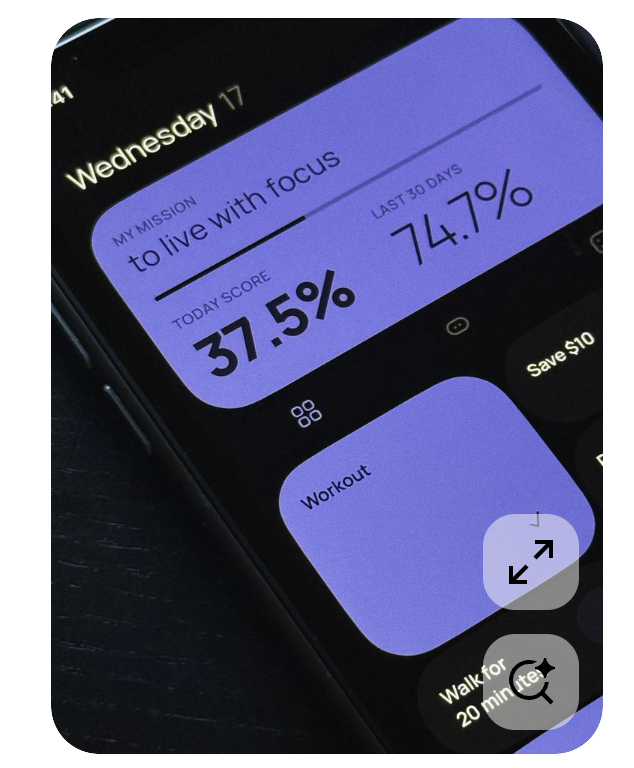
#> input picture reports/acceptance/artifacts/20260324-003356/0-image-1.png, 634 x 768 px
$ python estimate_screen_quad.py ../reports/acceptance/artifacts/20260324-003356/0-image-1.png 1.0 1.0 ../reports/acceptance/artifacts/20260324-003356/1-iphone-17-1.png
#> lines starting #> are read from the running program, lines starting #| are printed output that depends on the picture
#!/usr/bin/env python3
import json
import sys
from colorsys import rgb_to_hsv
from math import atan2, cos, pi, radians, sin
from pathlib import Path

from PIL import Image, ImageDraw, ImageFilter


def clamp(value, low, high):
    return max(low, min(high, value))


def normalize_line_angle(angle_degrees):
    normalized = ((angle_degrees + 90.0) % 180.0) - 90.0
    if normalized >= 90.0:
        normalized -= 180.0
    return normalized


def estimate_content_rotation(image):
    grayscale = image.convert("L").filter(ImageFilter.GaussianBlur(1.2))
    width, height = grayscale.size
    pixels = grayscale.load()
    histogram = [0.0] * 180

    for y in range(2, height - 2):
        for x in range(2, width - 2):
            gx = float(pixels[x + 1, y]) - float(pixels[x - 1, y])
            gy = float(pixels[x, y + 1]) - float(pixels[x, y - 1])
            magnitude = abs(gx) + abs(gy)
            if magnitude < 80:
                continue
            gradient_angle = (atan2(gy, gx) * 180.0 / pi + 180.0) % 180.0
            histogram[int(gradient_angle)] += magnitude

    candidates = []
    for gradient_index, score in enumerate(histogram):
        if score <= 0:
            continue
        line_angle = normalize_line_angle(gradient_index - 90.0)
        # Ignore outer crop edges that dominate near 0/90 degrees.
        if abs(line_angle) < 8 or abs(abs(line_angle) - 90.0) < 8:
            continue
        # Prefer the "horizontal" screen axis rather than the vertical one.
        if abs(line_angle) > 60:
            continue
        candidates.append((score, line_angle))

    if not candidates:
        return 0.0

    candidates.sort(reverse=True)
    return float(candidates[0][1])


def build_nonwhite_integral(rotated):
    width, height = rotated.size
    pixels = rotated.convert("RGB").load()
    integral = [[0] * (width + 1) for _ in range(height + 1)]

    for y in range(height):
        row_sum = 0
        for x in range(width):
            r, g, b = pixels[x, y]
            filled = 1 if (r < 245 or g < 245 or b < 245) else 0
            row_sum += filled
            integral[y + 1][x + 1] = integral[y][x + 1] + row_sum

    return integral


def build_active_content_integral(rotated):
    width, height = rotated.size
    pixels = rotated.convert("RGBA").load()
    integral = [[0] * (width + 1) for _ in range(height + 1)]
    border_x = max(6, int(width * 0.02))
    border_y = max(6, int(height * 0.02))

    for y in range(height):
        row_sum = 0
        for x in range(width):
            r, g, b, a = pixels[x, y]
            if x < border_x or y < border_y or x >= width - border_x or y >= height - border_y:
                active = 0
            elif a <= 8:
                active = 0
            else:
                _, s, v = rgb_to_hsv(r / 255.0, g / 255.0, b / 255.0)
                luminance = 0.299 * r + 0.587 * g + 0.114 * b
                active = 1 if (
                    (s >= 0.2 and v >= 0.24)  # colored cards / accents
                    or (luminance >= 214 and not (luminance >= 245 and s <= 0.06))  # white text / icons
                ) else 0
            row_sum += active
            integral[y + 1][x + 1] = integral[y][x + 1] + row_sum

    return integral


def area_sum(integral, x0, y0, x1, y1):
    return integral[y1][x1] - integral[y0][x1] - integral[y1][x0] + integral[y0][x0]


def expand_box_to_aspect(x0, y0, x1, y1, target_width, target_height, image_width, image_height):
    target_ratio = float(target_width) / float(target_height)
    width = max(1.0, float(x1 - x0))
    height = max(1.0, float(y1 - y0))
    center_x = (x0 + x1) * 0.5
    center_y = (y0 + y1) * 0.5

    if (width / height) < target_ratio:
        width = height * target_ratio
    else:
        height = width / target_ratio

    x0 = center_x - (width * 0.5)
    x1 = center_x + (width * 0.5)
    y0 = center_y - (height * 0.5)
    y1 = center_y + (height * 0.5)

    if x0 < 0:
        x1 -= x0
        x0 = 0
    if x1 > image_width:
        x0 -= (x1 - image_width)
        x1 = image_width
    if y0 < 0:
        y1 -= y0
        y0 = 0
    if y1 > image_height:
        y0 -= (y1 - image_height)
        y1 = image_height

    x0 = clamp(x0, 0.0, float(image_width))
    x1 = clamp(x1, 0.0, float(image_width))
    y0 = clamp(y0, 0.0, float(image_height))
    y1 = clamp(y1, 0.0, float(image_height))

    return {
        "x0": int(round(x0)),
        "y0": int(round(y0)),
        "x1": int(round(x1)),
        "y1": int(round(y1)),
        "width": int(round(max(1.0, x1 - x0))),
        "height": int(round(max(1.0, y1 - y0))),
    }


def find_content_driven_box(rotated, target_width, target_height):
    width, height = rotated.size
    integral = build_active_content_integral(rotated)
    total_active = area_sum(integral, 0, 0, width, height)
    if total_active <= 0:
        return None

    threshold = max(12, int(min(width, height) * 0.012))
    min_x = width
    min_y = height
    max_x = 0
    max_y = 0

    for y in range(height):
        row_active = area_sum(integral, 0, y, width, y + 1)
        if row_active < threshold:
            continue
        min_y = min(min_y, y)
        max_y = max(max_y, y + 1)

    for x in range(width):
        col_active = area_sum(integral, x, 0, x + 1, height)
        if col_active < threshold:
            continue
        min_x = min(min_x, x)
        max_x = max(max_x, x + 1)

    if min_x >= max_x or min_y >= max_y:
        return None

    box_width = max_x - min_x
    box_height = max_y - min_y
    pad_left = max(14, int(box_width * 0.08))
    pad_right = max(18, int(box_width * 0.14))
    pad_top = max(14, int(box_height * 0.05))
    pad_bottom = max(20, int(box_height * 0.08))

    expanded = expand_box_to_aspect(
        min_x - pad_left,
        min_y - pad_top,
        max_x + pad_right,
        max_y + pad_bottom,
        target_width,
        target_height,
        width,
        height,
    )
    active = area_sum(integral, expanded["x0"], expanded["y0"], expanded["x1"], expanded["y1"])
    expanded_area = max(1, expanded["width"] * expanded["height"])
    expanded["density"] = active / float(expanded_area)
    expanded["score"] = (active / float(total_active)) * 0.75 + expanded["density"] * 0.25
    return expanded


def find_best_rotated_box(rotated, target_width, target_height):
    width, height = rotated.size
    ratio = float(target_width) / float(target_height)
    integral = build_nonwhite_integral(rotated)
    best = None

    min_height = max(180, int(height * 0.35))
    max_height = max(min_height, int(height * 0.92))

    for box_height in range(min_height, max_height + 1, 10):
        box_width = int(round(box_height * ratio))
        if box_width < 80 or box_width >= width:
            continue
        x_step = max(4, box_width // 24)
        y_step = max(4, box_height // 24)
        for y0 in range(0, height - box_height + 1, y_step):
            y1 = y0 + box_height
            for x0 in range(0, width - box_width + 1, x_step):
                x1 = x0 + box_width
                filled = area_sum(integral, x0, y0, x1, y1)
                density = filled / float(box_width * box_height)
                area_score = (box_width * box_height) / float(width * height)
                center_bias = 1.0 - (abs(((x0 + x1) * 0.5) - (width * 0.5)) / max(1.0, width * 0.5)) * 0.22
                score = (density * 0.8 + area_score * 0.2) * center_bias
                if best is None or score > best["score"]:
                    best = {
                        "score": score,
                        "density": density,
                        "x0": x0,
                        "y0": y0,
                        "x1": x1,
                        "y1": y1,
                        "width": box_width,
                        "height": box_height,
                    }

    if not best:
        raise ValueError("unable to estimate rotated screen box")

    return best


def map_rotated_point_to_original(point, original_size, rotated_size, angle_degrees):
    original_width, original_height = original_size
    rotated_width, rotated_height = rotated_size
    original_center_x = original_width / 2.0
    original_center_y = original_height / 2.0
    rotated_center_x = rotated_width / 2.0
    rotated_center_y = rotated_height / 2.0
    angle = radians(angle_degrees)
    cosine = cos(angle)
    sine = sin(angle)

    dx = point[0] - rotated_center_x
    dy = point[1] - rotated_center_y
    x = cosine * dx - sine * dy + original_center_x
    y = sine * dx + cosine * dy + original_center_y
    return {
        "x": round(clamp(x, 0.0, float(original_width)), 3),
        "y": round(clamp(y, 0.0, float(original_height)), 3),
    }


def write_debug_images(original, rotated, rotated_box, source_quad, debug_prefix):
    original_overlay = original.convert("RGBA")
    original_draw = ImageDraw.Draw(original_overlay)
    quad_points = [(point["x"], point["y"]) for point in source_quad]
    original_draw.line(quad_points + [quad_points[0]], fill=(255, 64, 64, 255), width=5)
    for index, point in enumerate(quad_points, start=1):
        x, y = point
        original_draw.ellipse((x - 6, y - 6, x + 6, y + 6), fill=(255, 255, 0, 255))
        original_draw.text((x + 8, y + 8), f"P{index}", fill=(255, 255, 0, 255))
    original_path = Path(f"{debug_prefix}-quad.png")
    original_overlay.save(original_path, format="PNG")

    rotated_overlay = rotated.convert("RGBA")
    rotated_draw = ImageDraw.Draw(rotated_overlay)
    rotated_draw.rectangle(
        (rotated_box["x0"], rotated_box["y0"], rotated_box["x1"], rotated_box["y1"]),
        outline=(255, 64, 64, 255),
        width=5,
    )
    rotated_path = Path(f"{debug_prefix}-rotated-box.png")
    rotated_overlay.save(rotated_path, format="PNG")

    return {
        "originalOverlayPath": str(original_path),
        "rotatedOverlayPath": str(rotated_path),
    }


def main():
    if len(sys.argv) < 4:
        raise SystemExit(
            "usage: estimate_screen_quad.py <input-image> <target-width> <target-height> [debug-prefix]"
        )

    input_path = Path(sys.argv[1])
    target_width = max(1, int(float(sys.argv[2])))
    target_height = max(1, int(float(sys.argv[3])))
    debug_prefix = sys.argv[4] if len(sys.argv) > 4 else None

    original = Image.open(input_path).convert("RGBA")
#> original is the input picture: PIL image 634x768 RGBA; mean R, G, B, A 94.6, 95.6, 129.9, 255
    rotation = estimate_content_rotation(original)
#> in estimate_content_rotation, `grayscale = image.convert("L").filter(ImageFilter.GaussianBlur(1.2))`:
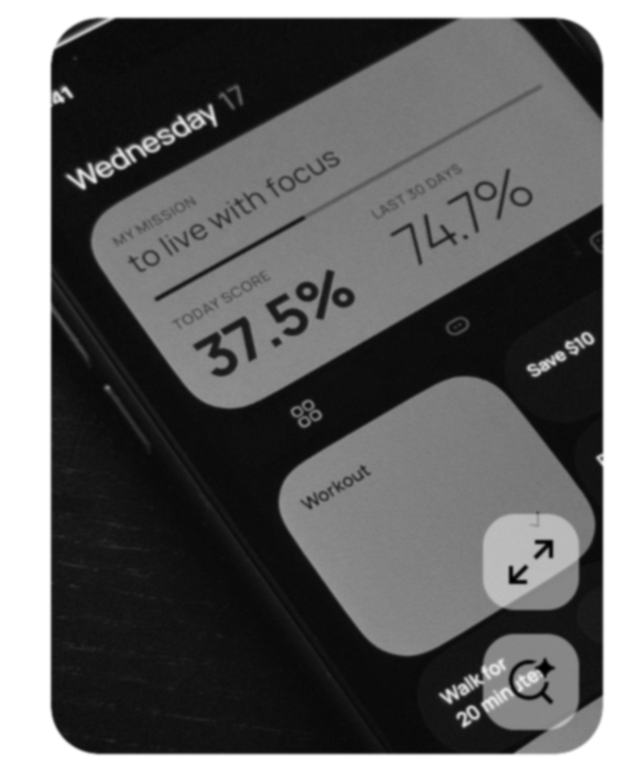
#> grayscale: PIL image 634x768 L; min 0, max 255, mean 99.2
#> after the loop in estimate_content_rotation, `for y in range(2, height - 2):`: histogram = 180 values, max 234244 at index 0, min 1291 at index 84, mean 8610
#> the loop in estimate_content_rotation, `for gradient_index, score in enumerate(histogram):` made 180 passes
#> score on passes 1 to 3: 234244, 10278, 5094
#> after the loop in estimate_content_rotation, `for gradient_index, score in enumerate(histogram):`: candidates = 106 pairs, first value 1782 to 42245, second value -60 to 60
#> rotation = -31
    rotated = original.rotate(
        rotation,
        resample=Image.Resampling.BICUBIC,
        expand=True,
        fillcolor=(255, 255, 255, 255),
    )
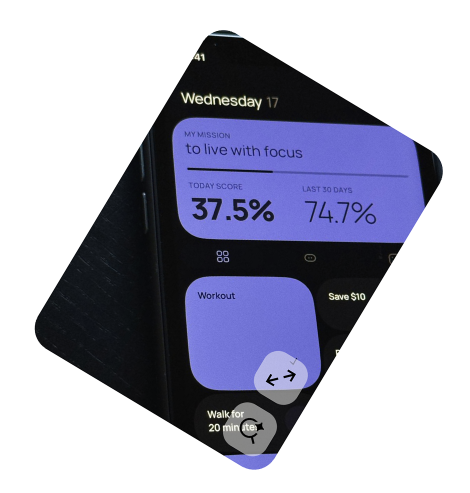
#> rotated: PIL image 940x986 RGBA (shown at 1/2 size); mean R, G, B, A 170.5, 171, 189, 255
    content_box = find_content_driven_box(rotated, target_width, target_height)
#> after the loop in build_active_content_integral, `for y in range(height):`: integral = 987 items
#> in find_content_driven_box, `total_active = area_sum(integral, 0, 0, width, height)`: total_active = 172692
#> content_box = {'x0': 0, 'y0': 1, 'x1': 940, 'y1': 986, 'width': 940, 'height': 985, 'density': 0.187, 'score': 0.797}
    dense_box = find_best_rotated_box(rotated, target_width, target_height)
#> after the loop in build_nonwhite_integral, `for y in range(height):`: integral = 987 items
#> the loop in find_best_rotated_box, `for box_height in range(min_height, max_height + 1, 10):` made 57 passes
#> (box_width, x_step) on passes 2 to 9: (355, 14), (365, 15), (375, 15), (385, 16), (395, 16), (405, 16), (415, 17), (425, 17)
#> after the loop in find_best_rotated_box, `for box_height in range(min_height, max_height + 1, 10):`: best = {'score': 0.836, 'density': 0.994, 'x0': 252, 'y0': 288, 'x1': 687, 'y1': 723, 'width': 435, 'height': 435}
#> dense_box has the same summary as best in find_best_rotated_box
    rotated_box = content_box if content_box else dense_box
#> rotated_box has the same summary as content_box
    rotated_points = [
        (rotated_box["x0"], rotated_box["y0"]),
        (rotated_box["x1"], rotated_box["y0"]),
        (rotated_box["x1"], rotated_box["y1"]),
        (rotated_box["x0"], rotated_box["y1"]),
    ]
#> rotated_points = [(0, 1), (940, 1), (940, 986), (0, 986)]
    source_quad = [
        map_rotated_point_to_original(point, original.size, rotated.size, rotation)
        for point in rotated_points
    ]
#> in map_rotated_point_to_original, `angle = radians(angle_degrees)`: angle = -0.541
#> in map_rotated_point_to_original, `cosine = cos(angle)`: cosine = 0.857
#> in map_rotated_point_to_original, `sine = sin(angle)`: sine = -0.515
#> in map_rotated_point_to_original, `x = cosine * dx - sine * dy + original_center_x`: x = -339.3
#> in map_rotated_point_to_original, `y = sine * dx + cosine * dy + original_center_y`: y = 204.3
#> source_quad = 4 items

    payload = {
        "rotationDegrees": round(rotation, 3),
        "rotatedBox": {
            "x": rotated_box["x0"],
            "y": rotated_box["y0"],
            "width": rotated_box["width"],
            "height": rotated_box["height"],
            "density": round(rotated_box["density"], 4),
        },
        "source": "content-driven" if content_box else "density-search",
        "sourceQuadPixels": source_quad,
    }

    if debug_prefix:
        payload["debug"] = write_debug_images(original, rotated, rotated_box, source_quad, debug_prefix)
#> in write_debug_images, `quad_points = [(point["x"], point["y"]) for point in source_quad]`: quad_points = [(0, 204.3), (466.5, 0), (634, 564.5), (168, 768)]
#> the loop in write_debug_images, `for index, point in enumerate(quad_points, start=1):` made 4 passes
#> in write_debug_images, `original_overlay.save(original_path, format="PNG")`:
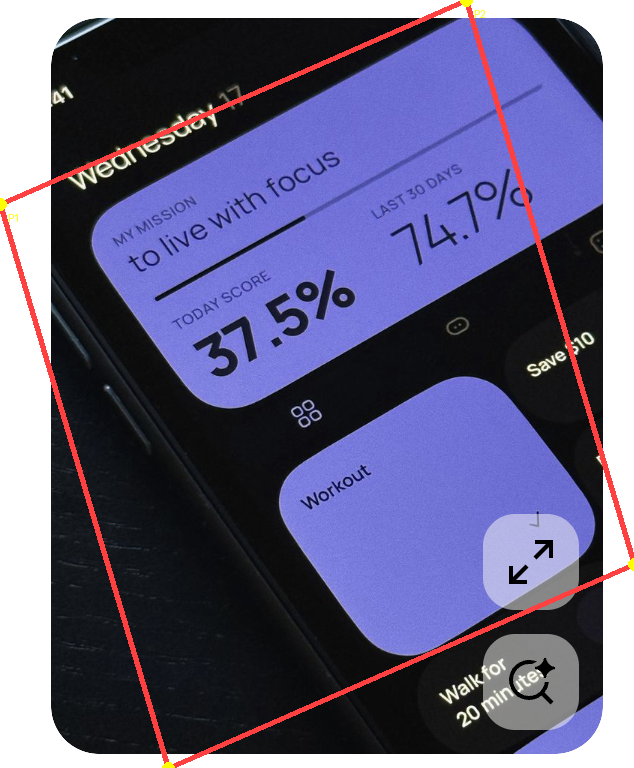
#> saved as 1-iphone-17-1.png-quad.png: PIL image 634x768 RGBA; mean R, G, B, A 98.4, 95.1, 128.9, 255
#> in write_debug_images, `rotated_overlay.save(rotated_path, format="PNG")`:
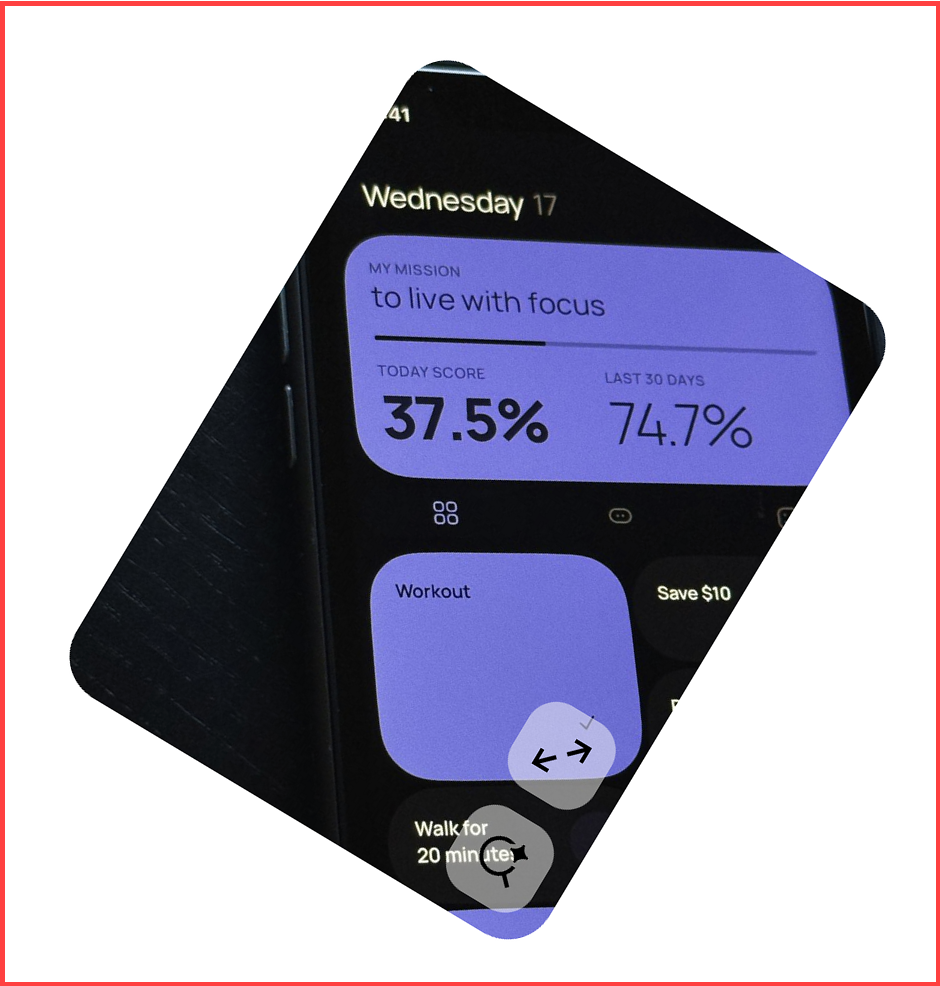
#> saved as 1-iphone-17-1.png-rotated-box.png: PIL image 940x986 RGBA; mean R, G, B, A 170.5, 167.5, 185.5, 255

    sys.stdout.write(json.dumps(payload, ensure_ascii=False))
#> (printed output is left out)


if __name__ == "__main__":
    main()

$ run again, on reports/acceptance/artifacts/20260324-003356/plugin_session_ha630yzf-frame-8-30-iphone-17-1.png
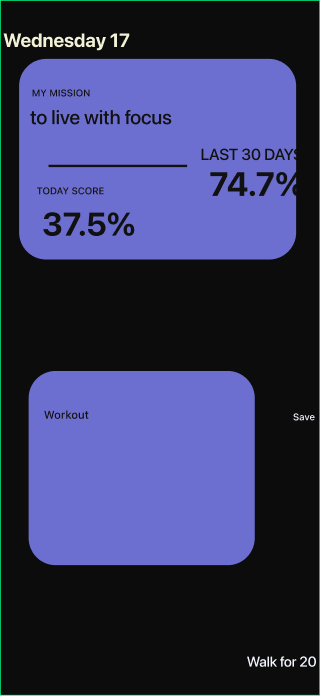
#> input picture reports/acceptance/artifacts/20260324-003356/plugin_session_ha630yzf-frame-8-30-iphone-17-1.png, 320 x 696 px
#> in main, original is the input picture: PIL image 320x696 RGBA; mean R, G, B, A 54.4, 57.1, 98, 254.9
#> in estimate_content_rotation, `grayscale = image.convert("L").filter(ImageFilter.GaussianBlur(1.2))`:
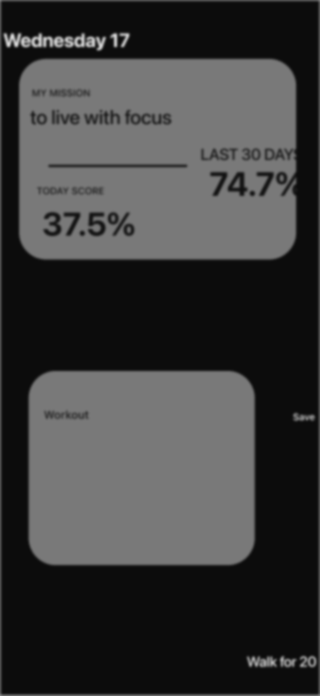
#> grayscale: PIL image 320x696 L; min 12, max 209, mean 60.7
#> after the loop in estimate_content_rotation, `for y in range(2, height - 2):`: histogram = 180 values, max 5684 at index 28, min 0 at index 5, mean 922.9
#> the loop in estimate_content_rotation, `for gradient_index, score in enumerate(histogram):` made 180 passes
#> score on passes 1 to 3: 2115, 812, 570
#> after the loop in estimate_content_rotation, `for gradient_index, score in enumerate(histogram):`: candidates = 106 pairs, first value 81 to 3342, second value -60 to 60
#> rotation = -57
#> after the loop in build_active_content_integral, `for y in range(height):`: integral = 649 items
#> total_active = 99020
#> the loop in find_content_driven_box, `for y in range(height):` made 648 passes
#> row_active on passes 1 to 3: 0, 0, 0
#> the loop in find_content_driven_box, `for x in range(width):` made 758 passes
#> active = 98719
#> content_box = {'x0': 90, 'y0': 0, 'x1': 758, 'y1': 648, 'width': 668, 'height': 648, 'density': 0.228, 'score': 0.805}
#> after the loop in build_nonwhite_integral, `for y in range(height):`: integral = 649 items
#> the loop in find_best_rotated_box, `for box_height in range(min_height, max_height + 1, 10):` made 38 passes
#> (box_width, x_step) on passes 2 to 9: (236, 9), (246, 10), (256, 10), (266, 11), (276, 11), (286, 11), (296, 12), (306, 12)
#> after the loop in find_best_rotated_box, `for box_height in range(min_height, max_height + 1, 10):`: best = {'score': 0.822, 'density': 1, 'x0': 261, 'y0': 207, 'x1': 497, 'y1': 443, 'width': 236, 'height': 236}
#> dense_box has the same summary as best in find_best_rotated_box
#> rotated_box has the same summary as content_box
#> rotated_points = [(90, 0), (758, 0), (758, 648), (90, 648)]
#> angle = -0.995
#> cosine = 0.545
#> sine = -0.839
#> in map_rotated_point_to_original, `x = cosine * dx - sine * dy + original_center_x`: x = -269.1
#> in map_rotated_point_to_original, `y = sine * dx + cosine * dy + original_center_y`: y = 413.9
#> source_quad = 4 items
#> quad_points = [(0, 413.9), (94.69, 0), (320, 206.6), (274.3, 696)]
#> the loop in write_debug_images, `for index, point in enumerate(quad_points, start=1):` made 4 passes
#> in write_debug_images, `rotated_overlay.save(rotated_path, format="PNG")`:
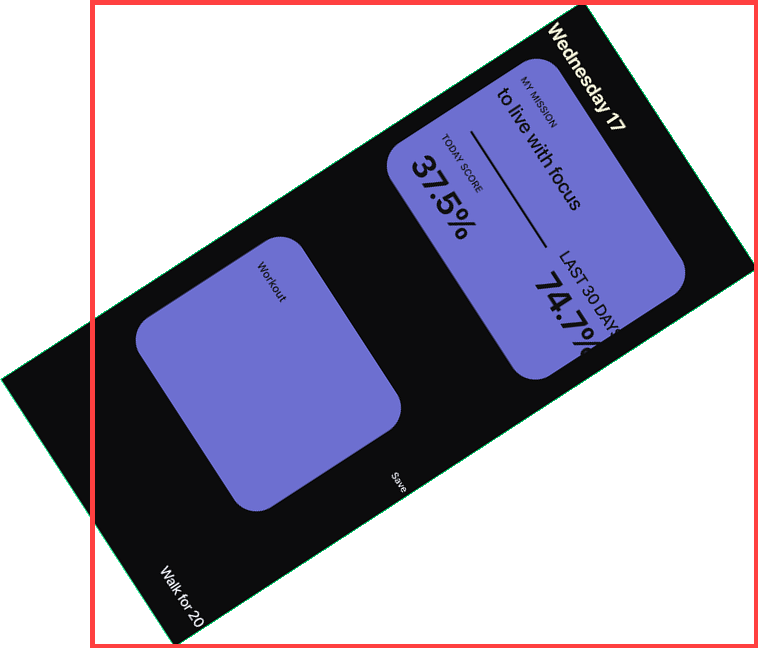
#> saved as plugin_session_ha630yzf-frame-8-30-iphone-17-1.png-rotated-box.png: PIL image 758x648 RGBA; mean R, G, B, A 164.5, 161.2, 179.7, 255; transparent parts drawn white
#> (printed output is left out)
